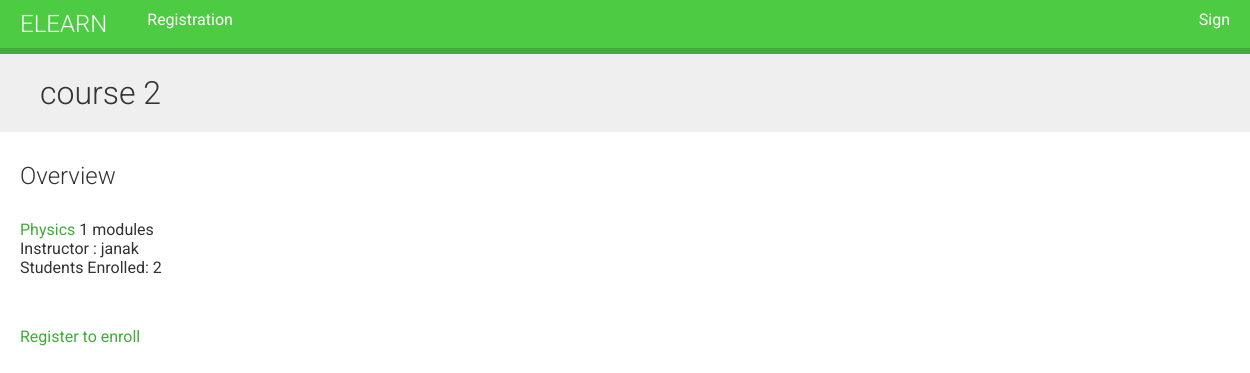
/course/course2/, run on the app's committed database.
### courses/models.py (models this page shows, shortened)
class Course(models.Model):
    owner = models.ForeignKey(User, related_name="courses_created",
                              on_delete=models.CASCADE)
    subject = models.ForeignKey(Subject,
                                related_name="courses",
                                on_delete=models.CASCADE)
    title = models.CharField(max_length=200)
    slug = models.SlugField(max_length=200, unique=True)
    overview = models.TextField()
    created = models.DateTimeField(auto_now_add=True)
    students = models.ManyToManyField(
        User, related_name='course_joined', blank=True)
    class Meta:
        ordering = ['-created']

class Subject(models.Model):
    title = models.CharField(max_length=200)
    slug = models.SlugField(max_length=200, unique=True)
    class Meta:
        ordering = ['title']

### courses/views.py (the view)
# urls.py: path("<slug:slug>/", views.CourseDetailView.as_view(), name="course_detail"),
class CourseDetailView(DetailView):
    model = Course
    template_name = "courses/course/detail.html"
    def get_context_data(self, **kwargs):
        context = super().get_context_data(**kwargs)
        context['enroll_form'] = CourseEnrollForm(
            initial={'course': self.object}
        )
        return context

### courses/templates/courses/course/detail.html (shortened to what this page needs)
{% extends 'base.html' %}
{% block content %}
    {% with subject=object.subject %}
        <h1>
            {{object.title}}
        </h1>
        <div class="module">
            <h2>Overview</h2>
            <p>
                <a href="{% url 'course_list_subject' subject.slug %}">
                    {{subject.title}}
                </a>
                {{object.modules.count}} modules
                <br>
                Instructor : {{object.owner}}
                <br>
                Students Enrolled: {{object.students.count}}
            </p>
            {% if request.user.is_authenticated %}
                {% if request.user not in object.students.all %}
                <form action="{% url 'student_enroll_course' %}" method="post">
                    {{enroll_form}}
                    {% csrf_token %}
                    <input type="submit" value="Enroll now">
                </form>
                {% endif %}
            {% else %}
                <a href="{% url 'student_registration' %}">
                    Register to enroll
                </a>
            {% endif %}
        </div>
    {% endwith %}
{% endblock %}

### courses/static/css/base.css (style rules this page uses)
body { margin: 0; font-family: 'Roboto', sans-serif; font-weight: 400; color: #333; }
a { color: #3fad37; text-decoration: none; }
h1, h2, h3, h4, h5, h6 { font-family: 'Roboto', sans-serif; font-weight: 300; }
h1 { background: #efefef; width: 100%; overflow: auto; padding: 20px 0 20px 40px; margin: 0; }
.module { padding: 10px 20px; float: left; width: 600px; }
.module p { margin: 10px 0 20px; width: 100%; float: left; }

### data on the page
Course: title "course 2", modules.count "1", owner "janak", students.count "2"
Subject: title "Physics"
